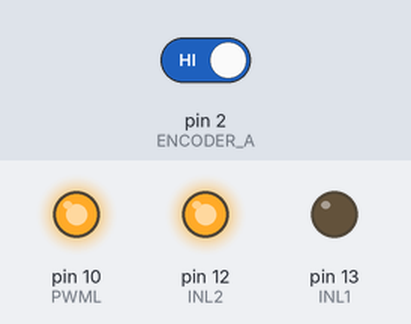
Recording of a sketch running on a simulated Arduino Uno, built with avr-gcc and run on an emulated ATmega328P. On the bench: output pins drawn as LEDs (lit = HIGH). Inputs (shaded band) come from the test bench; at power-on: pin 2 (ENCODER_A) HIGH. What the sketch prints to the serial monitor is not drawn.

Above: at 0.1 s.
Timing chart, 0 to 1.6 s (numbered marks = the images above):
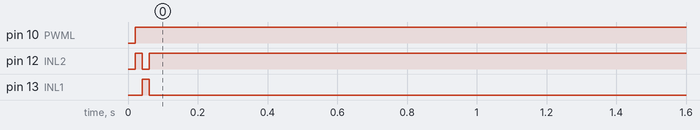

The sketch:

PID.ino
```cpp
#include <MsTimer2.h>  //定时器库的 头文件
//定义电机编码器A B相引脚
#define ENCODER_A 2
#define ENCODER_B 4
//定义电机驱动的控制信号
#define PWML 10
#define INL1 13
#define INL2 12
int PERIOD = 20;
const float TARGET= 20;
//全局变量
long encoderVal;//编码器值
float velocity;
float u = 0;
float eI;
float eII;
float eIII;
//获取编码器值
void getEncoder(void)
{

  if (digitalRead(ENCODER_A) == LOW)
  {
    if (digitalRead(ENCODER_B) == LOW)
    {
      encoderVal--;
    }
    else
    {
      encoderVal++;
    }
  }
  else
  {
    if (digitalRead(ENCODER_B) == LOW)
    {
      encoderVal++;
    }
    else
    {
      encoderVal--;
    }
  }
}


//PID控制,初始值供参考,Kp=500,Ti=10,Td=400,T=PERIOD
int pidController( float targetVelocity, float currentVelocity)
{
  float output;

  eI = targetVelocity - currentVelocity;
  float Kp = 50, Ti =10, Td =400, T = PERIOD;
  float q0 = Kp * (1 + T / Ti + Td / T);
  float q1 = -Kp * (1 + 2 * Td / T);
  float q2 = Kp * Td / T;
  u = u + q0 * eI + q1 * eII + q2 * eIII;
  eIII = eII;
  eII = eI;
  if (u >= 255)
  {
    u = 255;
  }
  if (u <= -255)
  {
    u = -255;
  }
  output = u;
  return (int)output;
}
//直流电机控制
void control(void)
{
  velocity=(encoderVal/780.0)*3.1415*2.0*(1000/PERIOD);
  encoderVal = 0;
  int output = pidController(TARGET, velocity);
  //TARGET为目标速度值，目前大家的电机基本上最快为每秒转50弧度，所以不要设置超过这个值
  //以下代码很重要，大家可能需要根据电机实际转动，调整INL1和INL2的值
  if (output > 0)
  {
    digitalWrite(INL1, LOW);
    digitalWrite(INL2, HIGH);
    analogWrite(PWML, output);
  }
  else
  {
    digitalWrite(INL1, HIGH);
    digitalWrite(INL2, LOW);
    analogWrite(PWML, abs(output));
  }
}
void setup()
{
  //9,10两个管脚的PWM由定时器TIMER1产生，这句程序改变PWM的频率，勿删
  TCCR1B = TCCR1B & B11111000 | B00000001 ;
  //初始化各管脚，各全局变量，中断，串口通讯等
  pinMode(PWML, OUTPUT);
  pinMode( INL2, OUTPUT);
  pinMode( INL1, OUTPUT);
  pinMode( ENCODER_A, INPUT);
  pinMode( ENCODER_B, INPUT);
  attachInterrupt(0, getEncoder, CHANGE);
  Serial.begin (9600);
  MsTimer2::set(PERIOD, control);
  MsTimer2::start();
}
void loop()
{
  //撰写代码，使其能够通过“串口绘图器”观察速度波形
  Serial.print (velocity);
  Serial.print("\r\n");
}
```

Measured:
- by itself, pin 10 (PWML): LOW → HIGH at 0.02 s
- by itself, pin 12 (INL2): LOW → HIGH at 0.02 s, → LOW 0.02 s later, → HIGH 0.02 s later
- by itself, pin 13 (INL1): LOW → HIGH at 0.04 s, → LOW 0.02 s later
